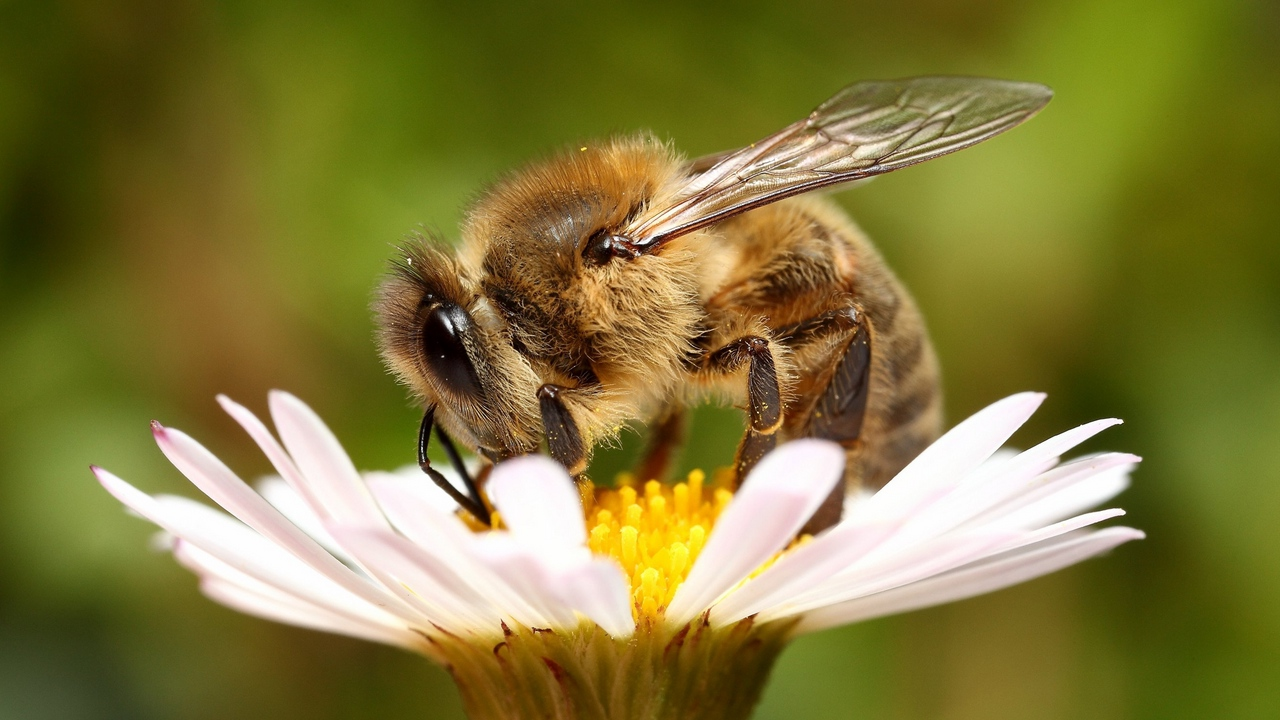
#> input picture demos/images/bee.jpg, 1280 x 720 px
$ python test.py
#> lines starting #> are read from the running program, lines starting #| are printed output that depends on the picture
import KernelConvolve2 as convolve
import numpy as np
import cv2

src = cv2.imread("demos/images/bee.jpg")
#> src is the input picture: shape (720, 1280, 3); mean B, G, R 57.8, 120.1, 128.4
src_gray = cv2.cvtColor(src, cv2.COLOR_RGB2GRAY)
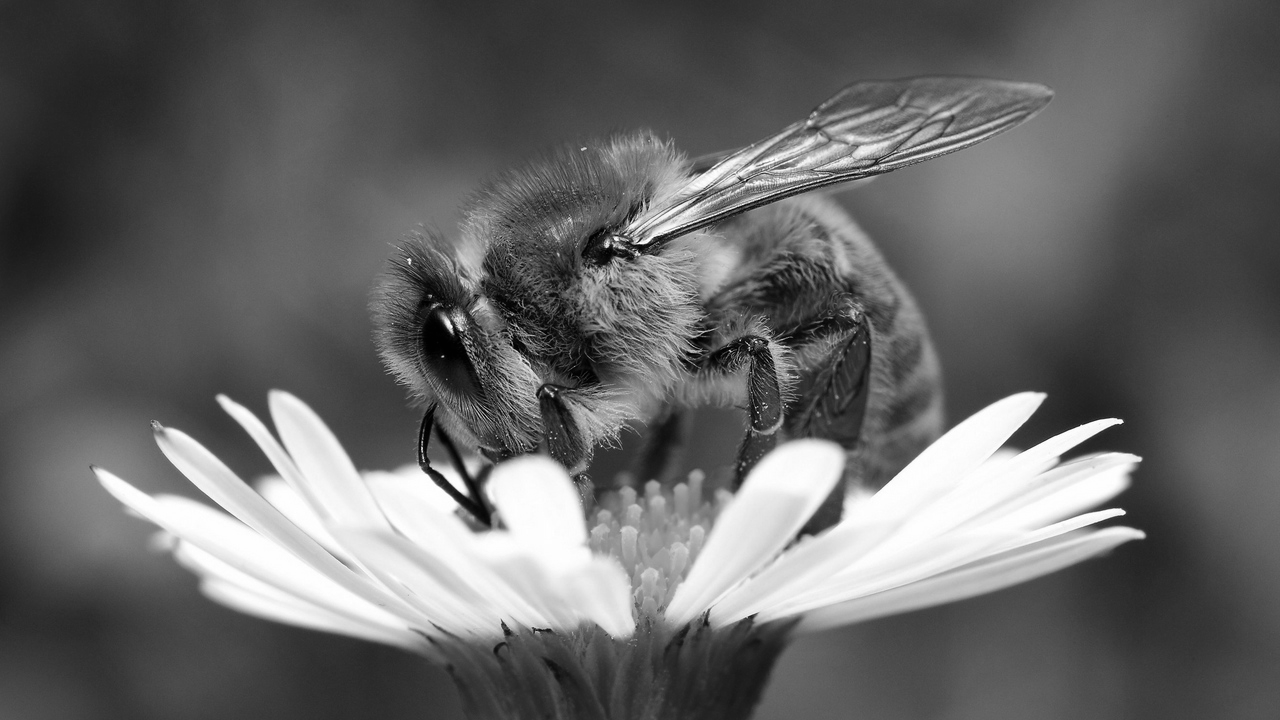
#> src_gray: shape (720, 1280); min 0, max 255, mean 102.4

gaussian_kernel = (1/16) * np.array([[1, 2, 1], [2, 4, 2], [1, 2, 1]])
edge = np.array([[0, 1, 0], [1, -4, 1], [0, 1, 0]])

gx = np.array([[-1, 0, 1], [-2, 0, 2], [-1, 0, 1]])
gy = np.array([[1, 2, 1], [0, 0, 0], [-1, -2, -1]])
#> (the run stopped early here; a loop or call above may not have finished)

$ run again, with demos/images/steam-engine.png saved as demos/images/bee.jpg
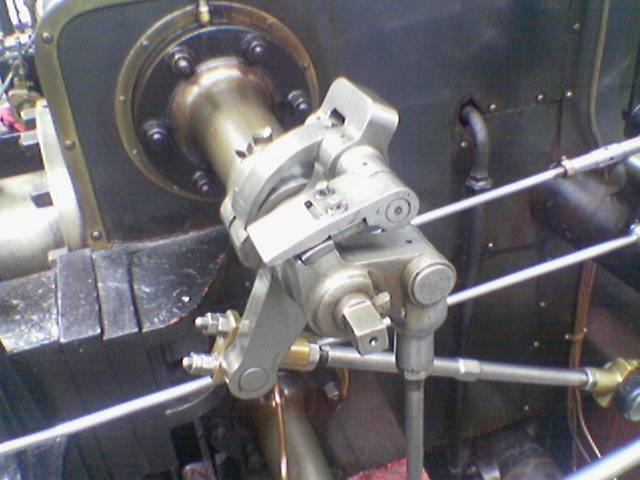
#> input picture demos/images/steam-engine.png, 640 x 480 px
#> src is the input picture: shape (480, 640, 3); mean B, G, R 108.9, 104.8, 106.3
#> `src_gray = cv2.cvtColor(src, cv2.COLOR_RGB2GRAY)`:
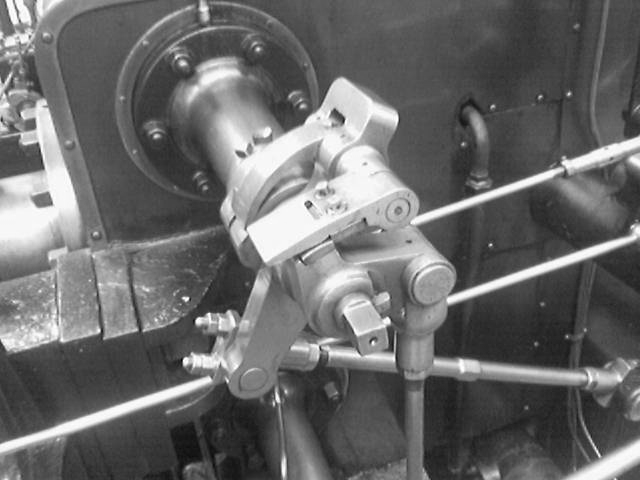
#> src_gray: shape (480, 640); min 3, max 255, mean 106.2
